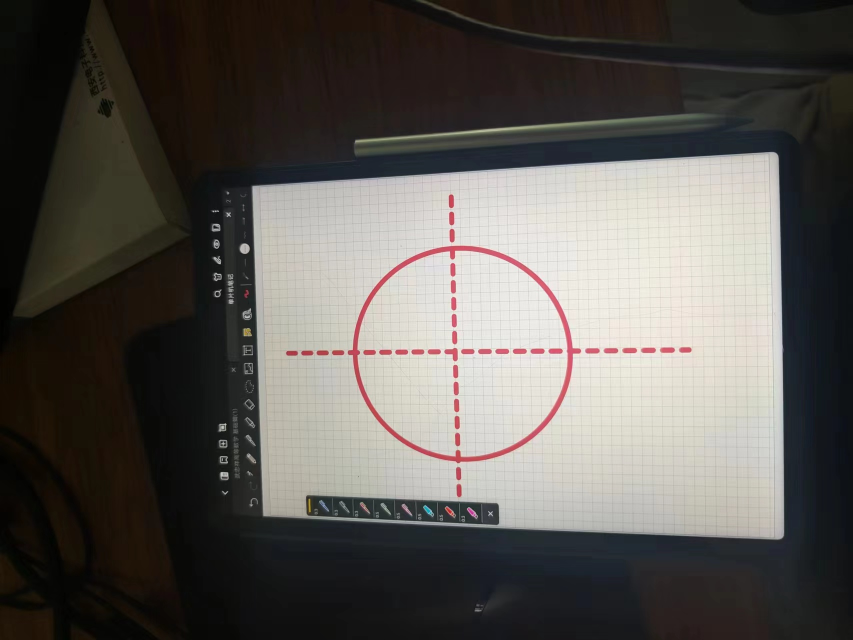
#> input picture test/default.jpeg, 1706 x 1280 px, given in place of the camera (shown at 1/2 size)
$ python detect.py   (older library calls are emulated)
#> lines starting #> are read from the running program, lines starting #| are printed output that depends on the picture; after the words box and inside, x2 and y2 are one past the last pixel; in counts of white or black regions, pixels touching at a corner belong together; long printed decimals are rounded
#> further down, img is the input picture: shape (1280, 1706, 3); mean B, G, R 83.7, 87.9, 91.3
import numpy as np
import cv2 as cv

Vision_Mode = True
DebugMode = False

frame_width = 640 / 2 # 获取宽度
frame_height = 480 / 2 # 获取高度
# Initial HSV threshold values
lower_blue_contour = np.array([102, 69, 0])
upper_blue_contour = np.array([147, 255, 255])

lower_green_contour = np.array([38, 92, 46])
upper_green_contour = np.array([82, 255, 255])

lower_red_1_contour = np.array([0, 43, 46])
upper_red_1_contour = np.array([10, 255, 255])

lower_red_2_contour = np.array([156, 43, 46])
upper_red_2_contour = np.array([180, 255, 255])

lower_blue_circle = np.array([90, 0, 0])
upper_blue_circle = np.array([150, 255, 255])
lower_green_circle = np.array([38, 0, 46])
upper_green_circle = np.array([82, 255, 255])
lower_red_1_circle = np.array([0, 0, 46])
upper_red_1_circle = np.array([15, 255, 255])
lower_red_2_circle = np.array([156, 0, 46])
upper_red_2_circle = np.array([180, 255, 255])

# [97 lines left out: functions detect_and_draw_circles, contour_detect, not called in this run]

# 流程：
# 提前设置灰度-二值化阈值
# 原图像转HSV->提取对应颜色->与原图像相与获得颜色->转灰度图->腐蚀->寻找轮廓->筛选最大面积的轮廓
# ->多边形拟合(再议，或可以直接求中心)->求中心

if DebugMode:
    cv.namedWindow("Resulting_image")
    def update_threshold(value):
        global thresh_Debug
        thresh_Debug = cv.getTrackbarPos("Threshold 1", "Resulting_image")
    thresh_Debug = 0
    # Create trackbars for thresh_1 and thresh_2
    cv.createTrackbar("Threshold 1", "Resulting_image", thresh_Debug, 255, update_threshold)

def contour_detect_v2(img_path,color):
#> called with color = 'B'
    img = img_path
    hsv = cv.cvtColor(img, cv.COLOR_BGR2HSV)
#> hsv: shape (1280, 1706, 3); mean H, S, V 42.1, 62.4, 93.2

    if color is 'B':
        mask = cv.inRange(hsv, lower_blue_contour, upper_blue_contour)
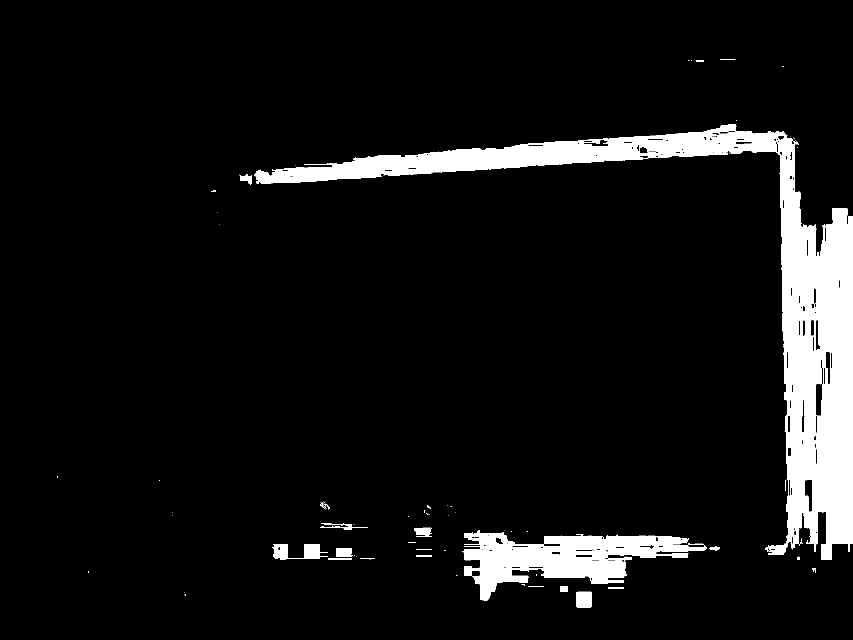
#> mask: shape (1280, 1706) (shown at 1/2 size); 7.6% white; 95 white regions (64 under 20 px), largest, box (x1, y1, x2, y2) and area: (508, 248, 1706, 1120) 129900, (924, 1060, 1414, 1202) 30669, (544, 1088, 656, 1120) 1845
    elif color is 'G':
        mask = cv.inRange(hsv, lower_green_contour, upper_green_contour)
    elif color is 'R':
        mask_red_1 = cv.inRange(hsv, lower_red_1_contour, upper_red_1_contour)
        mask_red_2 = cv.inRange(hsv, lower_red_2_contour, upper_red_2_contour)
        mask = cv.bitwise_or(mask_red_1,mask_red_2)

    res = cv.bitwise_and(img,img,mask = mask)
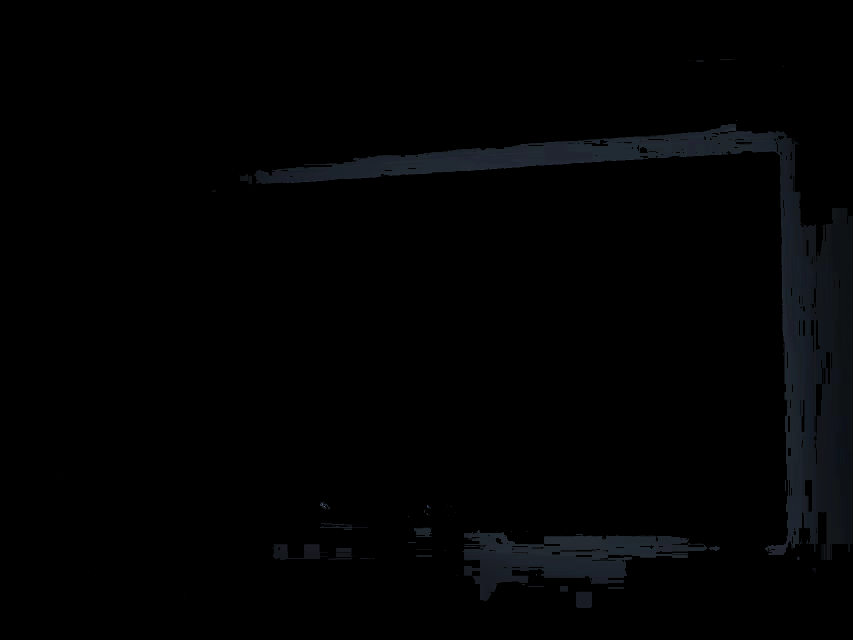
#> res: shape (1280, 1706, 3) (shown at 1/2 size); mean B, G, R 2.9, 2.4, 1.9
    if Vision_Mode:
        cv.imshow("inrange_res", res)

    imagegray = cv.cvtColor(res, cv.COLOR_BGR2GRAY)

    if color is 'B':
        thresh = 60
    elif color is 'G':
        thresh = 70
    elif color is 'R':
        thresh = 64

    if DebugMode:
        thresh = cv.getTrackbarPos("Threshold 1", "Resulting_image")

    _, imagethreshold = cv.threshold(imagegray, thresh, 255, cv.THRESH_BINARY)
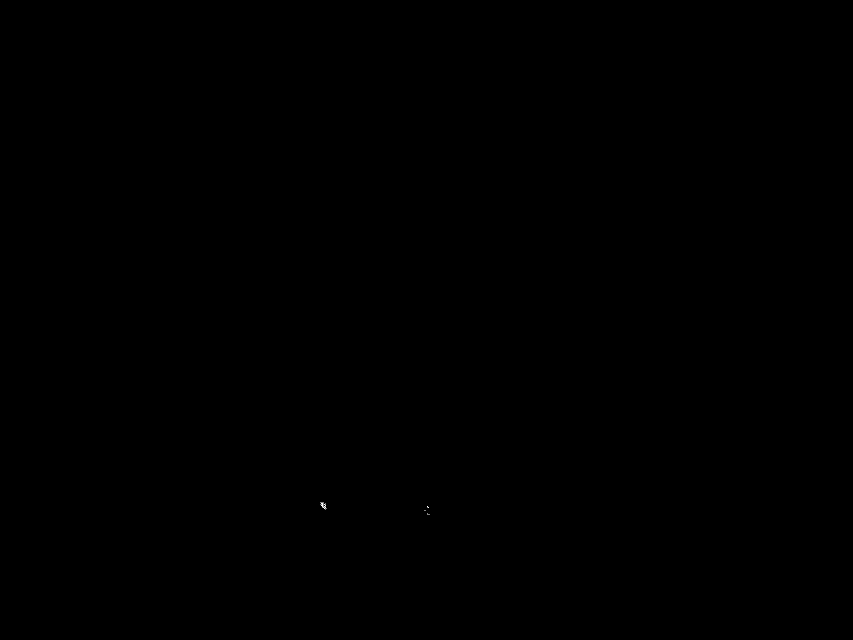
#> imagethreshold: shape (1280, 1706) (shown at 1/2 size); 0% white in thin lines or dots, all inside (x1, y1, x2, y2) = (641, 1004, 859, 1030)

    imagethreshold = cv.erode(imagethreshold, None, iterations=4)
#> imagethreshold: shape (1280, 1706); every value is 0
    if Vision_Mode:
        cv.imshow("erode_res", imagethreshold)
    imagecontours, _ = cv.findContours(imagethreshold, cv.RETR_EXTERNAL, cv.CHAIN_APPROX_NONE)
#> imagecontours = []

    max_perimeter = 0
    largest_contour =center= None

    # 遍历每个轮廓
    for cnt in imagecontours:
        perimeter = cv.arcLength(cnt, True)
        if perimeter > max_perimeter:
            max_perimeter = perimeter
            largest_contour = cnt
#> this loop made 0 passes
#> after the loop, max_perimeter = 0
    if largest_contour is not None:
        M = cv.moments(largest_contour)
        if M["m00"] != 0:
            cx = int(M["m10"] / M["m00"])
            cy = int(M["m01"] / M["m00"])
            #center = (cx, cy)
            x_offset = cx - frame_width
            y_offset = cy - frame_height
            x_percentage_offset = (x_offset / frame_width) * 100
            y_percentage_offset = -(y_offset / frame_height) * 100
            center = (x_percentage_offset,y_percentage_offset)
            if Vision_Mode:
                cv.circle(img, (cx,cy), 5, (0, 255, 0), -1)

        epsilon = 0.01 * cv.arcLength(largest_contour, True)
        approximations = cv.approxPolyDP(largest_contour, epsilon, True)

        if Vision_Mode:
            cv.drawContours(img, [approximations], 0, (0,0,255), 3)
            cv.imshow("Resulting_image", img)
        print("Center "+color+": "+str(center))
    else:
        print("Not Detected.")
        if Vision_Mode:
            cv.imshow("Resulting_image", img)


cap = cv.VideoCapture(0)
cap.set(cv.CAP_PROP_FPS, 30)

while True:
    # Capture frame-by-frame
    ret, img = cap.read()

    #detect_and_draw_circles(img,'G')
    contour_detect_v2(img,'B')

    if Vision_Mode:
        # 检查是否按下 'q' 键来退出循环
        if cv.waitKey(1) & 0xFF == ord('q'):
#> (key q is pressed here)
            break

# 释放摄像头资源和关闭窗口
cap.release()
if Vision_Mode:
    cv.destroyAllWindows()

$ run again, on test/far.jpeg
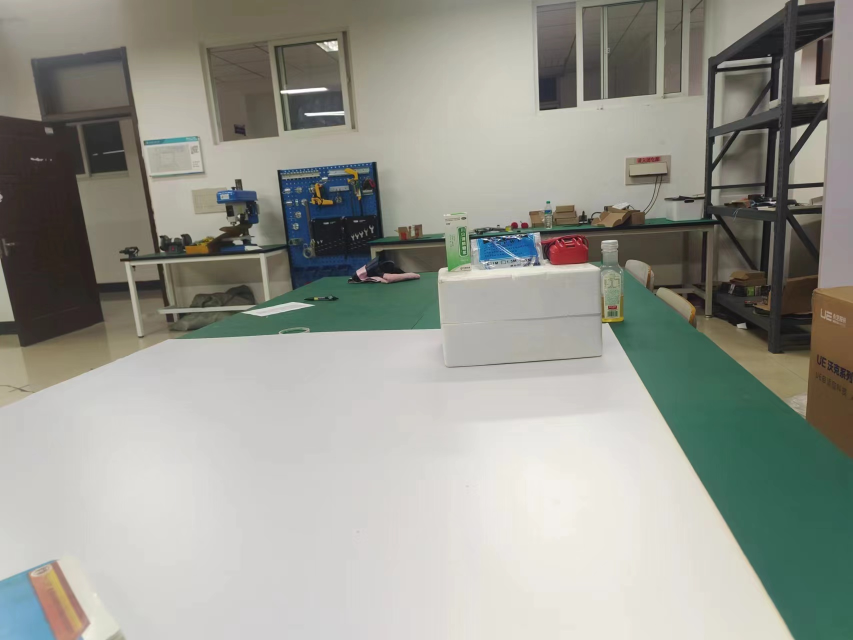
#> input picture test/far.jpeg, 1706 x 1280 px, given in place of the camera (shown at 1/2 size)
#> img is the input picture: shape (1280, 1706, 3); mean B, G, R 144, 152.4, 151.2
#> hsv: shape (1280, 1706, 3); mean H, S, V 34.4, 35.5, 156.6
#> in contour_detect_v2, `mask = cv.inRange(hsv, lower_blue_contour, upper_blue_contour)`:
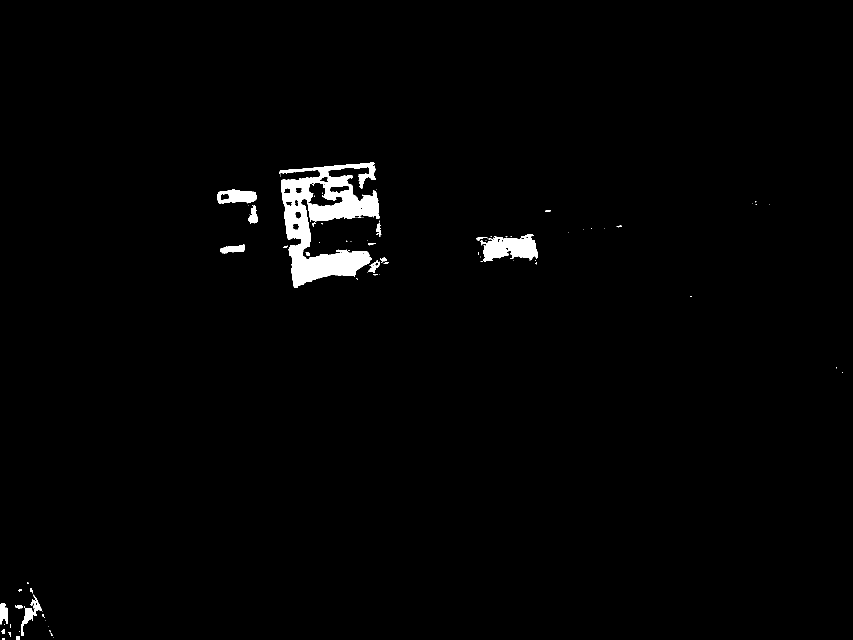
#> mask: shape (1280, 1706) (shown at 1/2 size); 1.5% white; 97 white regions (71 under 20 px), largest, box (x1, y1, x2, y2) and area: (559, 324, 759, 576) 22631, (960, 468, 1076, 523) 4020, (434, 378, 513, 407) 1585
#> in contour_detect_v2, `_, imagethreshold = cv.threshold(imagegray, thresh, 255, cv.THRESH_BIN..`:
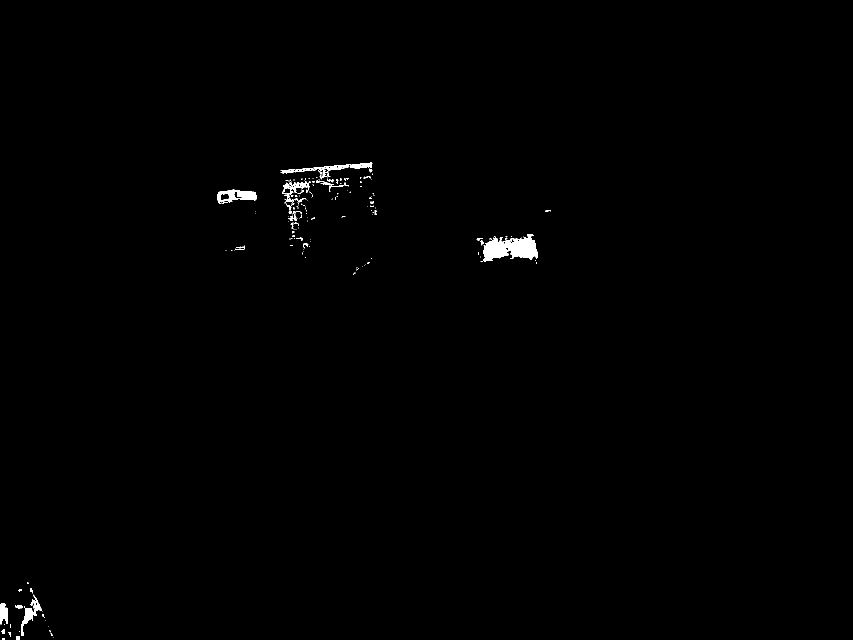
#> imagethreshold: shape (1280, 1706) (shown at 1/2 size); 0.46% white; 191 white regions (153 under 20 px), largest, box (x1, y1, x2, y2) and area: (961, 468, 1076, 523) 3650, (434, 379, 513, 407) 1198, (561, 325, 745, 359) 1196
#> imagecontours = 11 contours, 6 with area under 20; largest, box (x1, y1, x2, y2) and area: (1028, 481, 1071, 511) 486, (0, 1212, 12, 1238) 184, (479, 386, 509, 396) 159, (972, 490, 982, 507) 88, (52, 1221, 59, 1238) 56
#> the loop in contour_detect_v2, `for cnt in imagecontours:` made 11 passes
#> (perimeter, max_perimeter) on passes 1, 3, 9: (42.24, 42.24), (70.24, 70.24), (210.2, 210.2)
#> after the loop in contour_detect_v2, `for cnt in imagecontours:`: largest_contour = contour of 199 points, box (x1, y1, x2, y2) (1028, 481, 1071, 511), area 486; max_perimeter = 210.2
#> M = moments, m00 486.5, centre m10/m00, m01/m00 = (1051.5, 498.4)
#> cx = 1051
#> cy = 498
#> x_offset = 731
#> y_offset = 258
#> x_percentage_offset = 228.4
#> y_percentage_offset = -107.5
#> center = (228.4, -107.5)
#> epsilon = 2.1
#> approximations = contour of 19 points, box (x1, y1, x2, y2) (1028, 481, 1071, 511), area 532
#| Center B: (228.437, -107.5)
